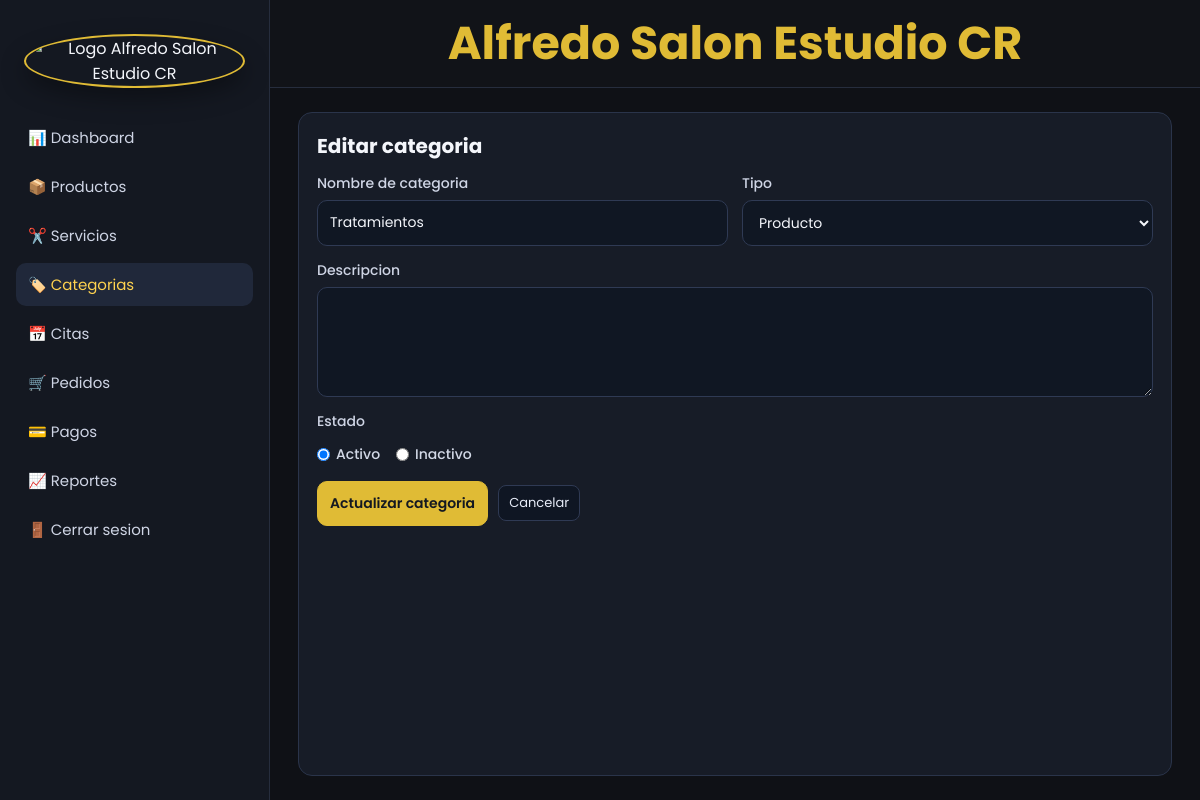
The app's page /Admin/categorias/editar.php?id=3 (signed in) with its own data.
### tables this page shows
CREATE TABLE categorias(
 id_categoria INT AUTO_INCREMENT PRIMARY KEY,
 nombre VARCHAR(100) NOT NULL,
 descripcion TEXT,
 tipo ENUM('Producto','Servicio','Ambos') DEFAULT 'Producto',
 estado ENUM('Activo','Inactivo') DEFAULT 'Activo'
);

### Admin/categorias/_data.php (called while the page is built, shortened)
<?php
function categorias_data_file(): string
{
    return __DIR__ . '/categorias_data.json';
}
function categorias_ensure_columns(PDO $pdo): void
{
    $stmtTipo = $pdo->query("SELECT COUNT(*) AS total FROM information_schema.columns WHERE table_schema = DATABASE() AND table_name = 'categorias' AND column_name = 'tipo'");
    $tieneTipo = (int)(($stmtTipo ? $stmtTipo->fetch() : ['total' => 0])['total'] ?? 0) > 0;
    $stmtEstado = $pdo->query("SELECT COUNT(*) AS total FROM information_schema.columns WHERE table_schema = DATABASE() AND table_name = 'categorias' AND column_name = 'estado'");
    $tieneEstado = (int)(($stmtEstado ? $stmtEstado->fetch() : ['total' => 0])['total'] ?? 0) > 0;
}
function categorias_cargar_desde_db(): array
{
    $pdo = obtenerConexionSalon();
    try {
        categorias_ensure_columns($pdo);
        $stmt = $pdo->query('SELECT id_categoria, nombre, descripcion, tipo, estado FROM categorias ORDER BY id_categoria ASC');
        $filas = $stmt ? $stmt->fetchAll() : [];
        $categorias = [];
        foreach ($filas as $fila) {
            $categorias[] = [
                'id' => (int)($fila['id_categoria'] ?? 0),
                'nombre' => (string)($fila['nombre'] ?? ''),
                'descripcion' => (string)($fila['descripcion'] ?? ''),
                'tipo' => (string)($fila['tipo'] ?? 'Producto'),
                'estado' => (string)($fila['estado'] ?? 'Activo'),
            ];
        }
        return $categorias;
    } catch (Throwable $e) {
        return [];
    }
}
function categorias_cargar(): array
{
    $categorias = categorias_cargar_desde_db();
    if ($categorias) {
        return $categorias;
    }
    $archivo = categorias_data_file();
    $json = json_decode(file_get_contents($archivo) ?: '[]', true);
    return array_values($json);
}
function categorias_buscar_por_id(int $id): ?array
{
    foreach (categorias_cargar() as $categoria) {
        if ((int)($categoria['id'] ?? 0) === $id) {
            return $categoria;
        }
    }
    return null;
}
$categoriasData = categorias_cargar();

### Admin/categorias/editar.php (the view, shortened to what this page needs)
<?php
require_once __DIR__ . '/_data.php';
$id = isset($_GET['id']) ? (int)$_GET['id'] : 0;
$categoria = categorias_buscar_por_id($id);
$old = $_SESSION['old_categoria_editar'] ?? [];
include(__DIR__ . '/../Includes/header.php');
?>
<div class="admin-layout">
    <?php include(__DIR__ . '/../Includes/sidebar.php'); ?>
    <main class="admin-main">
        <?php include(__DIR__ . '/../Includes/topbar.php'); ?>
        <section class="admin-content">
            <section class="admin-panel">
                <h2>Editar categoria</h2>
                <form action="actualizar.php" method="post" class="admin-form">
                    <div class="admin-form-grid">
                        <div class="admin-field">
                            <label for="nombre">Nombre de categoria</label>
                            <input type="text" id="nombre" name="nombre" maxlength="100" required value="<?php echo htmlspecialchars($old['nombre'] ?? ($categoria['nombre'] ?? ''), ENT_QUOTES, 'UTF-8'); ?>">
                        </div>
                        <div class="admin-field">
                            <label for="tipo">Tipo</label>
                            <?php $tipo = $old['tipo'] ?? ($categoria['tipo'] ?? ''); ?>
                            <select id="tipo" name="tipo" required>
                                <option value="Producto" <?php echo $tipo === 'Producto' ? 'selected' : ''; ?>>Producto</option>
                            </select>
                        </div>
                        <div class="admin-field" style="grid-column: 1 / -1;">
                            <label for="descripcion">Descripcion</label>
                            <textarea id="descripcion" name="descripcion" maxlength="600" required><?php echo htmlspecialchars($old['descripcion'] ?? ($categoria['descripcion'] ?? ''), ENT_QUOTES, 'UTF-8'); ?></textarea>
                        </div>
                        <div class="admin-field">
                            <label>Estado</label>
                            <?php $estado = $old['estado'] ?? ($categoria['estado'] ?? 'Activo'); ?>
                            <div class="admin-radios">
                                <label><input type="radio" name="estado" value="Activo" <?php echo $estado === 'Activo' ? 'checked' : ''; ?>> Activo</label>
                                <label><input type="radio" name="estado" value="Inactivo" <?php echo $estado === 'Inactivo' ? 'checked' : ''; ?>> Inactivo</label>
                            </div>
                        </div>
                    </div>
                    <div class="admin-actions-row">
                        <button type="submit" class="admin-btn">Actualizar categoria</button>
                        <a href="listar.php" class="admin-action">Cancelar</a>
                    </div>
                </form>
            </section>
        </section>
    </main>
</div>
<?php include(__DIR__ . '/../Includes/footer.php'); ?>

### Assets/css/admin.css (style rules this page uses)
* { margin: 0; padding: 0; box-sizing: border-box; }
body { font-family: 'Poppins', sans-serif; background: #0f1116; color: #f4f6fb; }
.admin-layout { min-height: 100vh; display: grid; grid-template-columns: 270px 1fr; }
.admin-main { display: grid; grid-template-rows: auto 1fr; min-width: 0; }
.admin-content { padding: 24px 28px; display: grid; gap: 18px; }
.admin-panel { background: #171c27; border: 1px solid #2a344a; border-radius: 14px; padding: 18px; }
.admin-panel h2 { font-size: 20px; margin-bottom: 8px; }
.admin-btn, .admin-input, .admin-select { border-radius: 10px; border: 1px solid #2f3a54; font-size: 14px; font-family: 'Poppins', sans-serif; padding: 11px 12px; background: #101723; color: #f4f6fb; }
.admin-btn { text-decoration: none; font-weight: 600; background: #e0bb35; border-color: #e0bb35; color: #141821; display: inline-flex; align-items: center; justify-content: center; white-space: nowrap; transition: filter .2s ease; }
.admin-action { text-decoration: none; font-size: 13px; padding: 7px 10px; border-radius: 8px; border: 1px solid #2f3a54; color: #e7ecf8; background: #0f1623; }
.admin-form { display: grid; gap: 16px; margin-top: 12px; }
.admin-form-grid { display: grid; grid-template-columns: repeat(2, minmax(220px, 1fr)); gap: 14px; }
.admin-field { display: grid; gap: 6px; }
.admin-field label { font-size: 14px; color: #cfd5e5; font-weight: 500; }
.admin-field input, .admin-field select, .admin-field textarea { border-radius: 10px; border: 1px solid #2f3a54; font-size: 14px; font-family: 'Poppins', sans-serif; padding: 11px 12px; background: #101723; color: #f4f6fb; }
.admin-field textarea { min-height: 110px; resize: vertical; }
.admin-radios { display: flex; gap: 16px; align-items: center; padding-top: 6px; }
.admin-radios label { display: inline-flex; align-items: center; gap: 6px; font-size: 14px; color: #d3d9e7; }
.admin-actions-row { display: flex; gap: 10px; align-items: center; }

### records on screen
categorias: nombre "Tratamientos", tipo "Producto", estado "☑ Activo", estado "☐ Inactivo"
